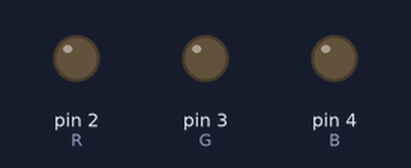
Recording of a sketch running on a simulated Arduino Uno, built with avr-gcc and run on an emulated ATmega328P. On the bench: output pins drawn as LEDs (lit = HIGH).

Above: at 0.3 s.
At 18.3 s:
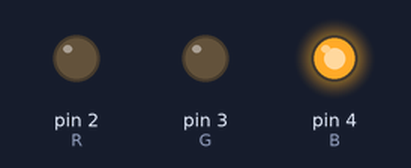
At 35.2 s:
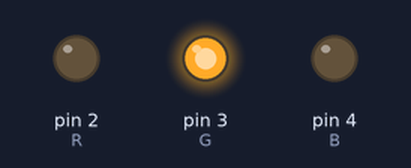
At 41.9 s:
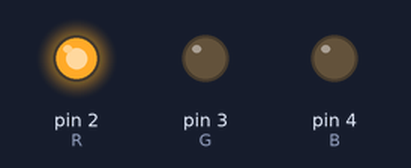
Timing chart, 0 to 52.9 s (numbered marks = the images above):
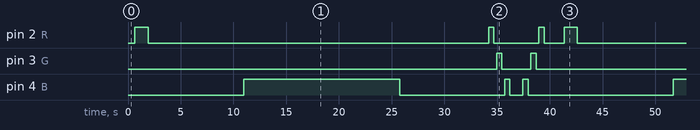

The sketch:

led-fade.ino
```cpp
int
  R = 2,
  G = 3,
  B = 4,
  del = 5,
  brightness = 0;

int LEDs[] = {R, G, B};

bool up = true;

void fadeFor();
void fadeWhileTime(int);
void loop3For();
void loop3While();


void setup()
{
  pinMode(R, OUTPUT);
  pinMode(G, OUTPUT);
  pinMode(B, OUTPUT);
}

void loop()
{
fadeFor();
delay(1000);
fadeWhileTime(30); //arg is total time in secs
delay(1000);
loop3For();
delay(1000);
loop3While();
delay(1000);
}

void fadeFor(){
  // up-down fade with for loop
  brightness = 0;
  up = true;
  for (; brightness >= 0; brightness++)
  {
    if(up){
    analogWrite(R, brightness);
    delay(del);
    }
    if(brightness == 255){
      up = false;
    }
    if(!up){
      brightness--;
      brightness--;
      if(brightness < 0) break;
    analogWrite(R, brightness);
    delay(del);
    }
  }
}

void fadeWhileTime(int sec){
  // up-down for sec(total) with while loop
  int delExact = (sec*1000)/(255+255);
  brightness = 0;
  up = true;
  while (true)
  {
    if(up){
    analogWrite(B, brightness);
    delay(delExact);
    brightness++;
    }
    if(brightness == 255){
      up = false;
    }
    if(!up){
    analogWrite(B, brightness);
    delay(delExact);
    brightness--;
    }
    if(brightness < 0)break;
  }
}

void loop3For(){
  //3 LEDs one-by-one with for loop
  for(int LED : LEDs){
    digitalWrite(LED,HIGH);
    delay(del*100);
    digitalWrite(LED,LOW);
    delay(del*50);
  }
}

void loop3While(){
  //3 LEDs one-by-one with while loop
  int ind = 0;
  while(ind < sizeof(LEDs) / sizeof(int)){
    digitalWrite(LEDs[((ind - 2)*-1%3)],HIGH);
    delay(del*100);
    digitalWrite(LEDs[((ind - 2)*-1%3)],LOW);
    delay(del*50);
    ind++;
  }
}
```

Measured:
- by itself, pin 2 (R): repeats every 40.7 s: LOW 32.3 s, HIGH 0.50 s, LOW 4.3 s, HIGH 0.50 s, LOW 1.9 s, HIGH 1.3 s
- by itself, pin 3 (G): repeats every 40.7 s: LOW 2.8 s, HIGH 0.50 s, LOW 37.0 s, HIGH 0.50 s
- by itself, pin 4 (B): repeats every 40.7 s: LOW 9.9 s, HIGH 0.50 s, LOW 1.3 s, HIGH 0.50 s, LOW 13.7 s, HIGH 14.8 s
